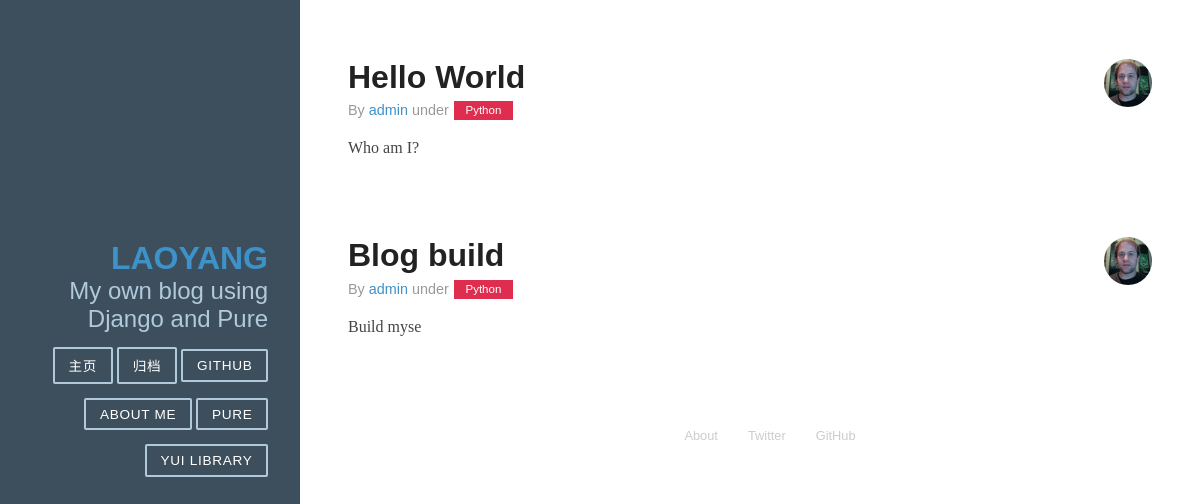
/, run on an earlier commit of the app's database.
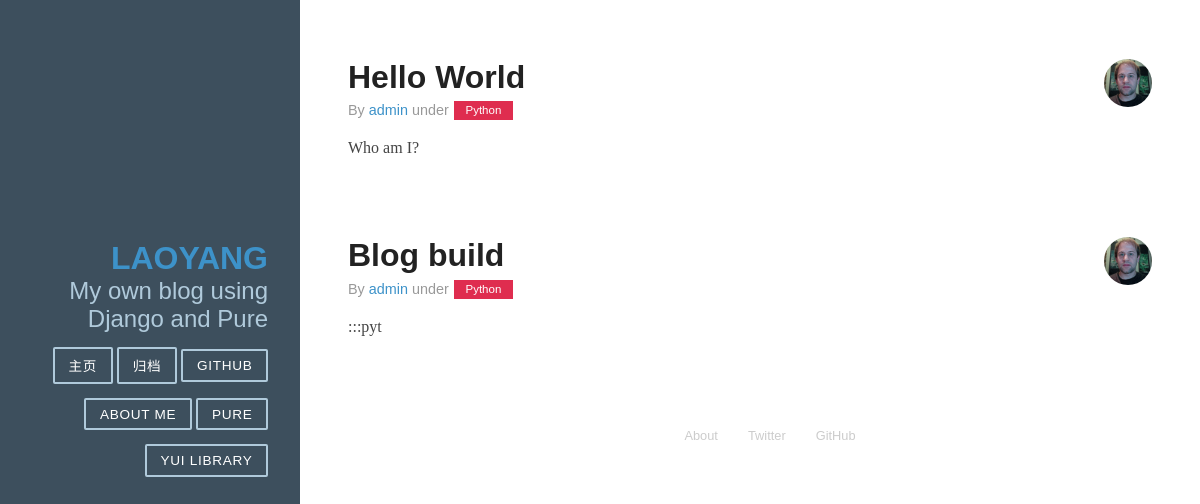
And on a later commit of the database.
### article/models.py (models this page shows, shortened)
class Article(models.Model):
    title 	    = models.CharField(max_length=100)
    author      = models.CharField(max_length=100)
    category 	= models.CharField(max_length=100, blank=True)
    datetime 	= models.DateTimeField(auto_now_add=True)
    content 	= RichTextField('content')

### article/views.py (the view)
# urls.py: url(r'^$', 'article.views.home', name='home'),
def home(request):
    art = Article.objects.all()
    return render(request, 'home.html', {'artlist': art})

### article/templates/home.html
{% extends "base.html" %}
{% block content %}
<div class="posts">
    {% for art in artlist %}
        <section class="post">
            <header class="post-header">
                <img class="post-avatar" alt="Eric Ferraiuolo&#x27;s avatar" height="48" width="48" src="static/image/ericf-avatar.png">
                <a href="{% url "detail" id=art.id %}"><h2 class="post-title">{{ art.title }}</h2></a>
                <p class="post-meta">
                    By <a class="post-author" href="#">{{ art.author }}</a> under <a class="post-category post-category-js" href="#">{{ art.category }}</a>
                </p>
            </header>
            <div class="post-description">
                <p> {{ art.content | slice:'10'}} </p>
            </div>
        </section>
    {% endfor %}
</div>
{% endblock %}

What changed in the data, as far as the page shows it:
changed Article "Blog build": content "Build myse" → ":::pyt"
